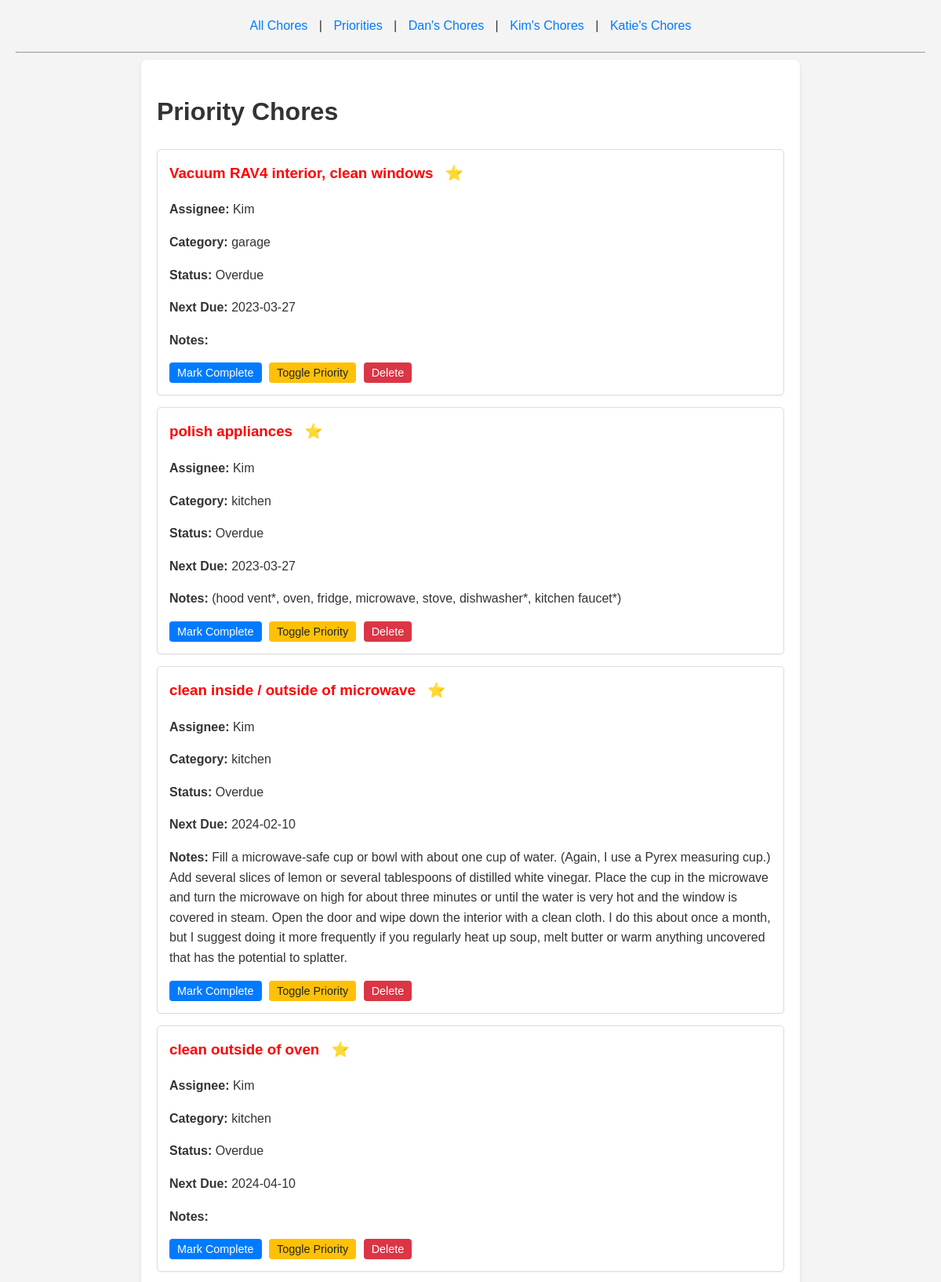
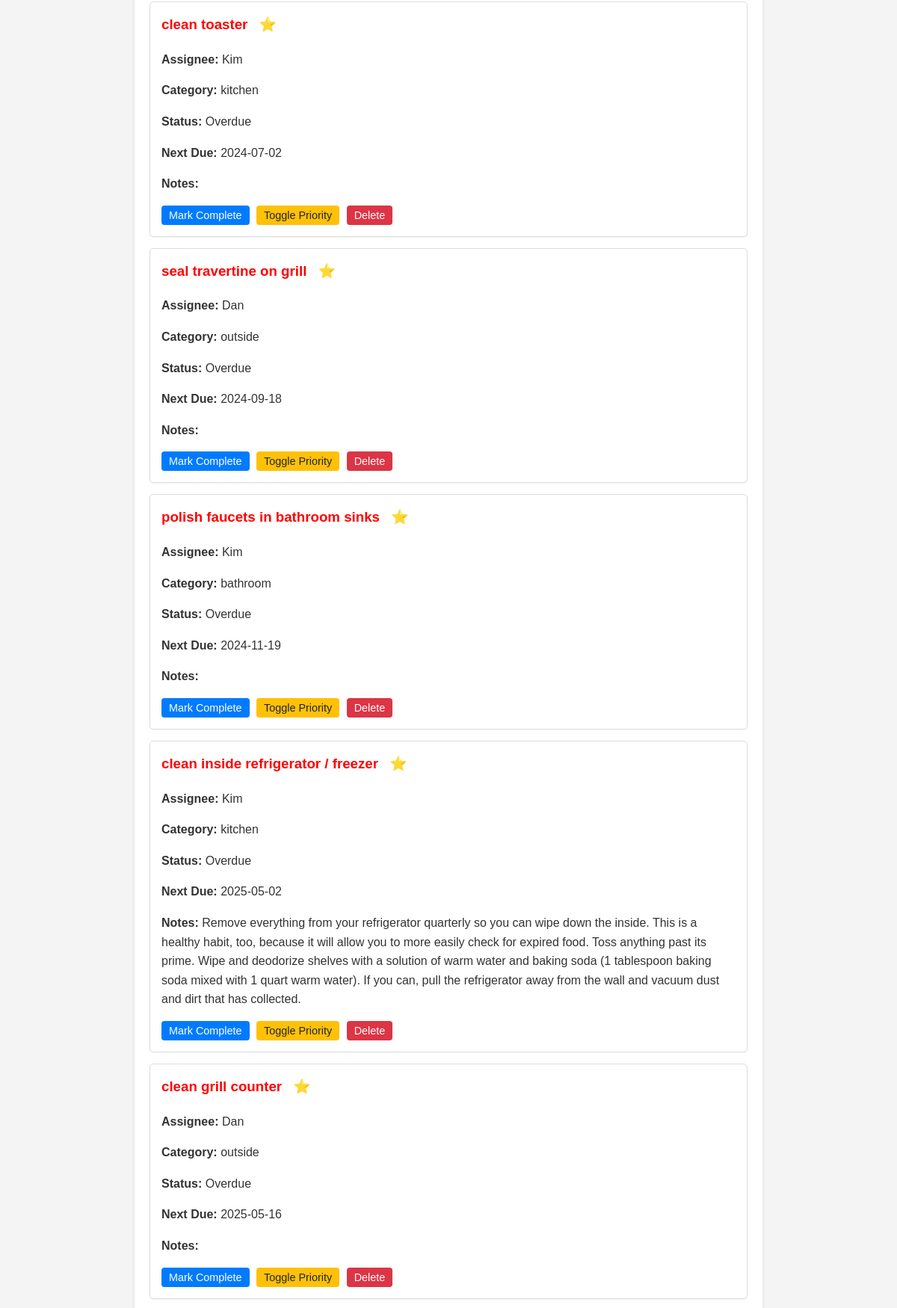
The page /priorities (upper part) on the database its author committed (2 pictures, top to bottom).
### app.py (models this page shows, shortened)
class Chore(db.Model):
    id = db.Column(db.Integer, primary_key=True)
    title = db.Column(db.String(120), nullable=False)
    user_id = db.Column(db.Integer, db.ForeignKey('user.id'), nullable=False)
    category = db.Column(db.String(50))
    frequency = db.Column(db.Integer, nullable=False)  # in days
    last_completed = db.Column(db.Date, default=date.today)
    is_priority = db.Column(db.Boolean, default=False)
    notes = db.Column(db.Text)
    previous_last_completed = db.Column(db.Date)
    @property
    def next_due(self):
        if self.last_completed and self.frequency:
            return self.last_completed + timedelta(days=self.frequency)
        return None
    @property
    def status(self):
        today = date.today()
        next_due_date = self.next_due
        if not next_due_date:
            return "N/A"
        if next_due_date < today:
            return "Overdue"
        if self.frequency > 30:
            if today <= next_due_date <= today + timedelta(days=30):
                return "Due Soon"
        else:
            if today <= next_due_date <= today + timedelta(days=14):
                return "Due Soon"
        return "Completed Recently"

class User(db.Model):
    id = db.Column(db.Integer, primary_key=True)
    name = db.Column(db.String(80), unique=True, nullable=False)
    chores = db.relationship('Chore', backref='assignee', lazy=True)

### app.py (the view)
@app.route('/priorities')
def priorities():
    priority_chores = Chore.query.filter_by(is_priority=True).all()
    chores = sorted(priority_chores, key=lambda c: c.next_due if c.next_due else date.max)
    return render_template('priorities.html', chores=chores, title="Priority Chores")

### templates/priorities.html
{% extends "layout.html" %}
{% block content %}
<div class="container">
    <h1>{{ title }}</h1>
    <div class="chores-list">
        {% for chore in chores %}
        <div class="chore-card" data-chore-id="{{ chore.id }}">
            <h3 class="chore-title {{ chore.status | lower | replace(' ', '-') }}">
                {{ chore.title }}
                <span class="priority-icon">⭐</span>
            </h3>
            <p><strong>Assignee:</strong> {{ chore.assignee.name }}</p>
            <p><strong>Category:</strong> {{ chore.category }}</p>
            <p><strong>Status:</strong> {{ chore.status }}</p>
            <p><strong>Next Due:</strong> {{ chore.next_due.strftime('%Y-%m-%d') if chore.next_due else 'N/A' }}</p>
            <p><strong>Notes:</strong> {{ chore.notes }}</p>
            <div class="chore-actions">
                <button class="complete-btn">Mark Complete</button>
                <button class="priority-btn">Toggle Priority</button>
                <button class="delete-btn">Delete</button>
            </div>
        </div>
        {% else %}
        <p>No priority chores found.</p>
        {% endfor %}
    </div>
</div>
{% endblock %}

### static/css/style.css (style rules this page uses)
body { font-family: sans-serif; background-color: #f4f4f4; color: #333; line-height: 1.6; margin: 0; padding: 20px; }
.container { max-width: 800px; margin: auto; background: #fff; padding: 20px; border-radius: 8px; box-shadow: 0 2px 4px rgba(0,0,0,0.1); }
h1, h2, h3 { color: #333; }
.chore-form-container, .chores-list { margin-top: 20px; }
button { background-color: #007bff; color: white; padding: 10px 15px; border: none; border-radius: 4px; cursor: pointer; font-size: 1em; }
.chore-card { background: #fff; border: 1px solid #ddd; padding: 15px; margin-bottom: 15px; border-radius: 5px; box-shadow: 0 1px 2px rgba(0,0,0,0.05); }
.chore-title { margin-top: 0; }
.chore-title.overdue { color: red; }
.priority-icon { margin-left: 10px; }
.chore-actions button { margin-right: 5px; font-size: 0.9em; padding: 5px 10px; }
.delete-btn { background-color: #dc3545; }
.priority-btn { background-color: #ffc107; color: #212529; }

### rows shown on the page
Chore: title "Vacuum RAV4 interior, clean windows", assignee.name "Kim", category "garage", status "Overdue", next_due "2023-03-27"
Chore: title "polish appliances", assignee.name "Kim", category "kitchen", status "Overdue", next_due "2023-03-27", notes "(hood vent*, oven, fridge, microwave, stove, dishwasher*, kitchen faucet*)"
Chore: title "clean inside / outside of microwave", assignee.name "Kim", category "kitchen", status "Overdue", next_due "2024-02-10", notes "Fill a microwave-safe cup or bowl with about one cup of water. (Again, I use a Pyrex measuring cup.) Add several slices of lemon or several tablespoons of distilled white vinegar. Place the cup in the microwave and turn the microwave on high for about three minutes or until the water is very hot and the window is covered in steam. Open the door and wipe down the interior with a clean cloth. I do this about once a month, but I suggest doing it more frequently if you regularly heat up soup, melt butter or warm anything uncovered that has the potential to splatter."
Chore: title "clean outside of oven", assignee.name "Kim", category "kitchen", status "Overdue", next_due "2024-04-10"
Chore: title "clean toaster", assignee.name "Kim", category "kitchen", status "Overdue", next_due "2024-07-02"
Chore: title "seal travertine on grill", assignee.name "Dan", category "outside", status "Overdue", next_due "2024-09-18"
Chore: title "polish faucets in bathroom sinks", assignee.name "Kim", category "bathroom", status "Overdue", next_due "2024-11-19"
Chore: title "clean inside refrigerator / freezer", assignee.name "Kim", category "kitchen", status "Overdue", next_due "2025-05-02", notes "Remove everything from your refrigerator quarterly so you can wipe down the inside. This is a healthy habit, too, because it will allow you to more easily check for expired food. Toss anything past its prime. Wipe and deodorize shelves with a solution of warm water and baking soda (1 tablespoon baking soda mixed with 1 quart warm water). If you can, pull the refrigerator away from the wall and vacuum dust and dirt that has collected."
Chore: title "clean grill counter", assignee.name "Dan", category "outside", status "Overdue", next_due "2025-05-16"

### other values the page prints
{{ title }} "Priority Chores"
